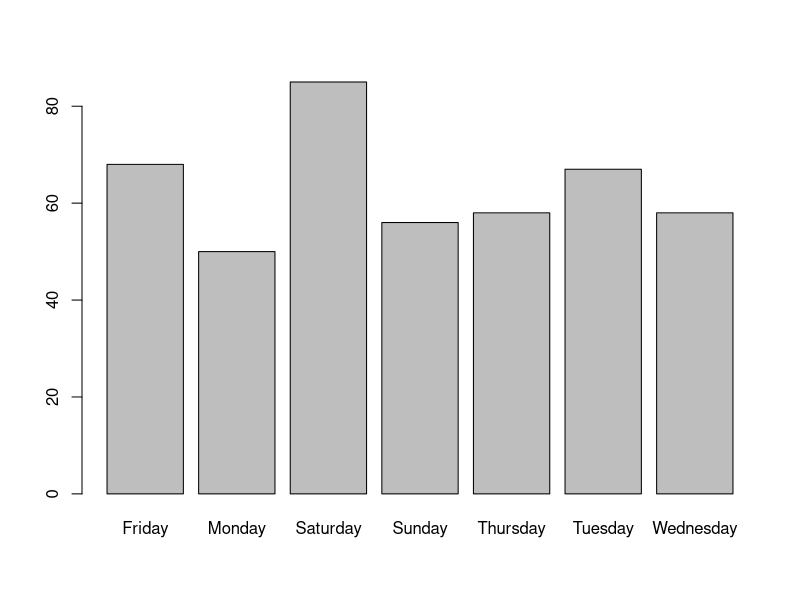
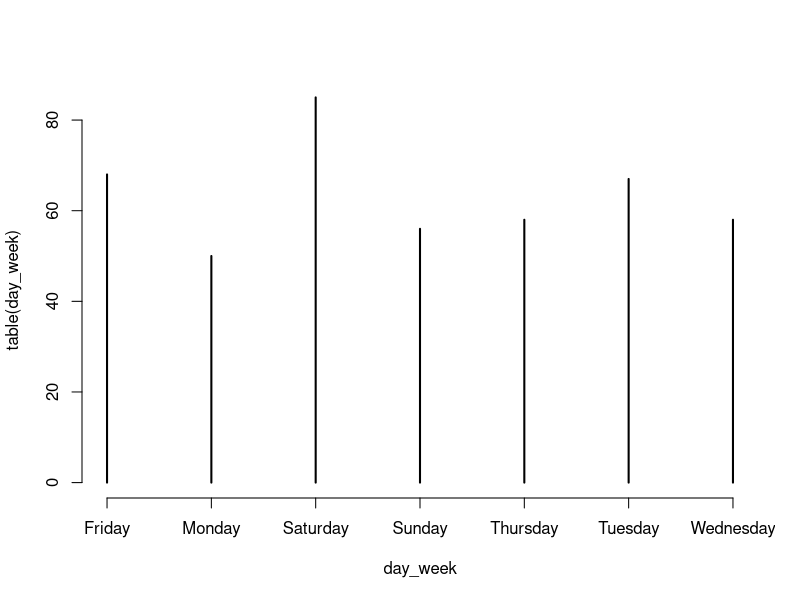
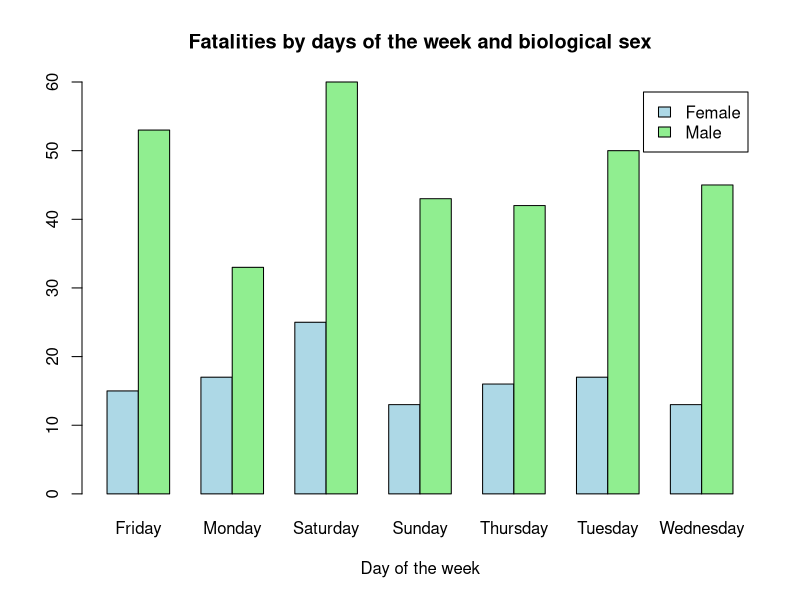

The R source for these figures, in order: (Note: this script raises an error after producing the figures.)
library(tidyverse)
# Read in the Road Fatalities Dataset
data = read.csv("./week_2/Data/2016FatalitiesC.csv", header = T)

# This lists out all the variables in the dataset
names(data)

# This returns the number of dimentions of the data
# Note: CrashID is NOT a Variable, it's a identifier
dim(data)

# This tells you the type of each variable
str(data)

# This selects the "Dayweek" variable from the dataset
day_week = data$Dayweek
# This gets the contents of the "Gender" variable data
gender = data$Gender

# Produces a frequency table of fatalities per day of the week
table(day_week)
# This creates a double frequency table
gender_and_day_week_table = table(gender, day_week)
gender_and_day_week_table

# This ceates a barplot of the "day_week" table
barplot(table(day_week))
plot(table(day_week))

# Creating a scatered bar plot
barplot(gender_and_day_week_table, main="Fatalities by days of the week and biological sex", # nolint
    xlab = "Day of the week", col = c("lightblue", "lightgreen"),
        legend = rownames(gender_and_day_week_table), beside = TRUE
)

# ---------------------------------------------------------------------------------------------------------- # nolint
# Example 2: Investigating Speed Limit

speed_limit = data$Speed_Limit
table(speed_limit)
speed_limit_table = table(speed_limit)
barplot(speed_limit_table)

# This is presenting a double bar plot that plots the frequency of fatalities
# of males and females.
gender_speed_limit_table = table(gender, speed_limit);
barplot(gender_speed_limit_table, main="Fatalities by speed limit and biological sex", # nolint
    xlab = "Speed Limit", col = c("lightblue", "lightgreen"),
        legend = rownames(gender_speed_limit_table), beside = TRUE
)

# ----------------------------------------------------------------------------------------------------------- # nolint
# Lecture 5 - Quantitative data
# Example 1 - Drawing a sinple histogram
# Choosing the age as my variable
age = data$Age
print(age)

# Choosing the class intervals 
breaks = c(0, 18, 25, 70, 100)

# Producing a distribution table
table(cut(age, breaks, right = F))

# produce an histogram
hist(
    age,
    br = breaks,
    freq = F,
    right = F,
    xlab = "Age (in yearas)",
    ylab = "% per year",
    main = "Histogram of age of Road Fatalities"
)

# ----------------------------------------------------------------------------------------------------------- # nolint
# example 2 - controlling for a variable
age_f = data$Age[data$Gender == "Female"]
age_m = data$Age[data$Gender == "Male"]

par(mfrow = c(1, 2))

hist(age_f, freq = F)
hist(age_m, freq = F)

# ------------------------------------------------------------------------------------------------------------ #nolint
# a boxplot
summary(age)

par(mfrow = c(1, 2))
boxplot(age)

boxplot(age, horizontal = T)

# A comparitive boxplot
gender = data$Gender
summary(age[gender == "Female"])
summary(age[gender == "Male"])

# age~gender does the comaritive display
boxplot(age~gender, horizontal = T)

# ------------------------------------------------------------------------------------------------------------ #nolint
# scatter plot

speed_limit = data$SpeedLimit
plot(age, speed_limit)

# ------------------------------------------------------------------------------------------------------------ #nolint
# Data Visualisation
diamonds
str(diamonds)
head(diamonds, 2)

# ------------------------------------------------------------------------------------------------------------ #nolint
# ggplot bar plot
p = ggplot(
    diamonds,
    aes(x = cut)
) + geom_bar()
plot(p)

p2 = ggplot(
    diamonds,
    aes(x = cut)
) + geom_bar(
        aes(fill = clarity)
)
plot(p2)

p3 = ggplot(
    diamonds,
    aes(x = cut)
) + geom_bar(
    aes(fill = clarity),
    position = "dodge"
)
plot(p3)

# ------------------------------------------------------------------------------------------------------------ #nolint
# ggplot histogram (1 quantitative variable)
p_histogram_1 = ggplot(
    diamonds,
    aes(x = price)
) + geom_histogram()
plot(p_histogram_1)

# ggplot histogram (1 quantitative variable) + (1 qualitative variable)
p_histogram_2 = ggplot(
    diamonds,
    aes(x = price)
) + geom_histogram(
    aes(fill = cut)
)
plot(p_histogram_2)

# ------------------------------------------------------------------------------------------------------------ #nolint
# ggplot scatter plot (1 quantitative variable)
p_scatter_1 = ggplot(
    diamonds,
    aes(x = carat, y = price)
) + geom_point()
plot(p_scatter_1)

# ggplot histogram (1 quantitative variable) + (2 qualitative variable)
p_scatter_2 = ggplot(
    diamonds,
    aes(x = carat, y = price)
) + geom_point(
    aes(
        colour = clarity,
        shape = cut
    )
)
plot(p_scatter_2)

# ------------------------------------------------------------------------------------------------------------ #nolint
# ggplot box plot (1 quantitative variable, divided by 1 qualitative variable)
p_box_1 = ggplot(
    diamonds,
    aes(x = color, y = price)
) + geom_boxplot()
plot(p_box_1)
